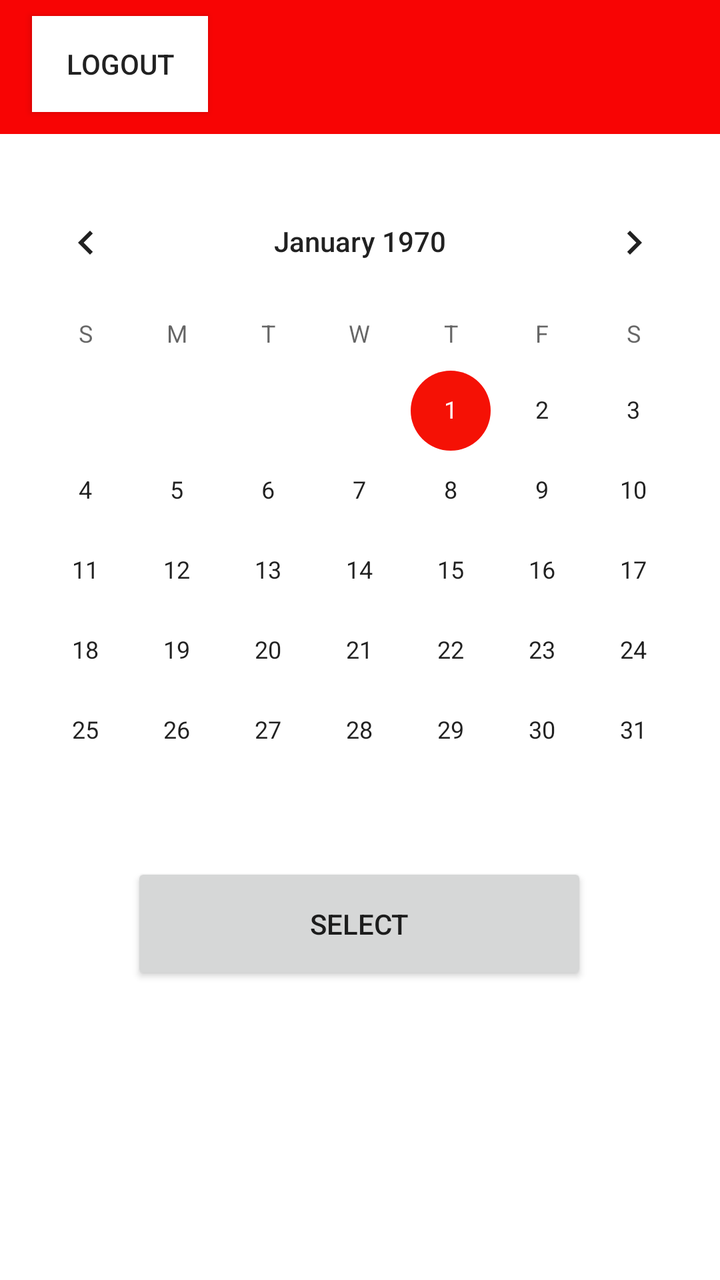
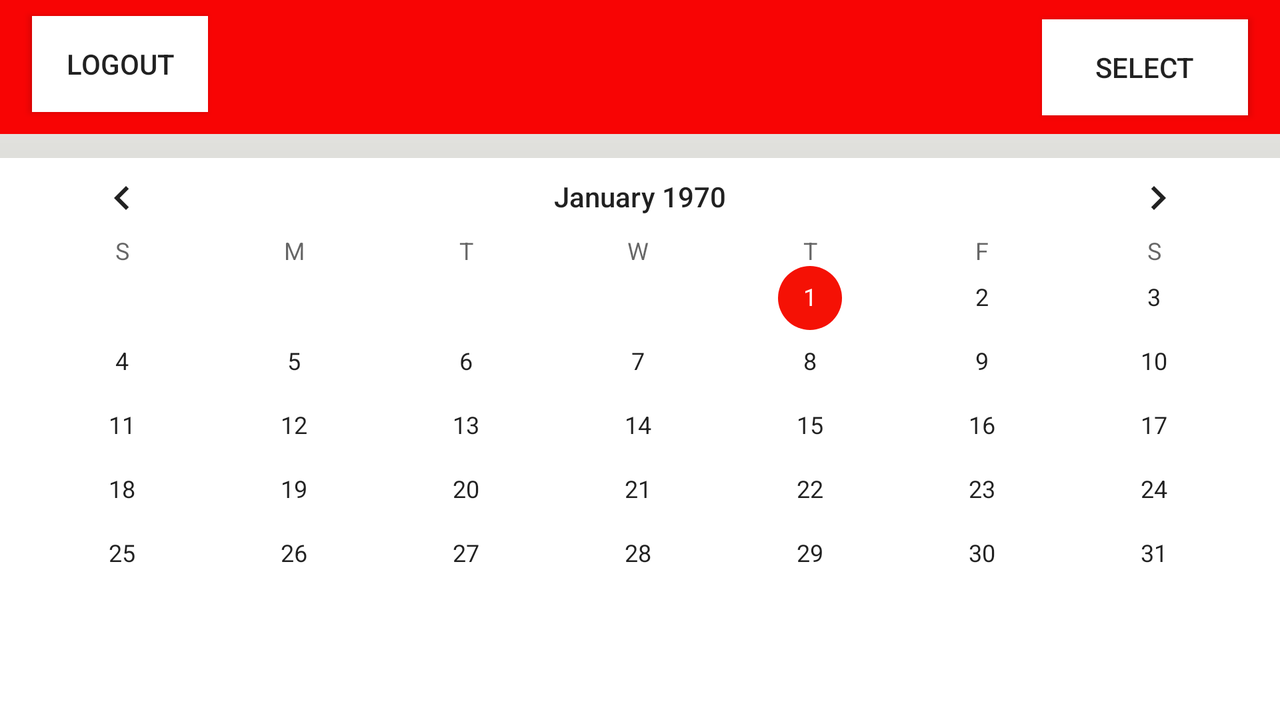

First picture: res/layout/ on a phone held upright. Second picture: the repository's own variant of that layout, on a device whose configuration matches the variant's folder. Source for both follows.
<!-- AndroidManifest.xml: application theme AppTheme -->
<!-- res/layout/activity_home.xml -->
<?xml version="1.0" encoding="utf-8"?>
<androidx.constraintlayout.widget.ConstraintLayout xmlns:android="http://schemas.android.com/apk/res/android"
    xmlns:app="http://schemas.android.com/apk/res-auto"
    xmlns:tools="http://schemas.android.com/tools"
    android:layout_width="match_parent"
    android:layout_height="match_parent"
    android:background="@color/White"
    tools:context=".HomeActivity">

    <Button
        android:id="@+id/logout"
        android:layout_width="wrap_content"
        android:layout_height="wrap_content"
        android:layout_marginStart="16dp"
        android:layout_marginLeft="16dp"
        android:layout_marginTop="8dp"
        android:background="@color/White"
        android:onClick="Logout"
        android:text="Logout"
        app:layout_constraintBottom_toBottomOf="@+id/toolbar"
        app:layout_constraintStart_toStartOf="parent"
        app:layout_constraintTop_toTopOf="@+id/toolbar"
        app:layout_constraintVertical_bias="0.0" />

    <Button
        android:id="@+id/select"
        android:layout_width="228dp"
        android:layout_height="61dp"
        android:layout_marginStart="16dp"
        android:layout_marginLeft="16dp"
        android:layout_marginTop="20dp"
        android:layout_marginEnd="16dp"
        android:layout_marginRight="16dp"
        android:layout_marginBottom="16dp"
        android:onClick="SelectDate"
        android:text="Select"
        app:layout_constraintBottom_toBottomOf="parent"
        app:layout_constraintEnd_toEndOf="parent"
        app:layout_constraintHorizontal_bias="0.496"
        app:layout_constraintStart_toStartOf="parent"
        app:layout_constraintTop_toBottomOf="@+id/calendarView"
        app:layout_constraintVertical_bias="0.0" />

    <androidx.appcompat.widget.Toolbar
        android:id="@+id/toolbar"
        android:layout_width="0dp"
        android:layout_height="67dp"
        android:background="?attr/colorPrimary"
        android:minHeight="?attr/actionBarSize"
        android:theme="?attr/actionBarTheme"
        app:layout_constraintEnd_toEndOf="parent"
        app:layout_constraintHorizontal_bias="0.0"
        app:layout_constraintStart_toStartOf="parent"
        app:layout_constraintTop_toTopOf="parent" />

    <CalendarView
        android:id="@+id/calendarView"
        android:layout_width="0dp"
        android:layout_height="324dp"
        android:layout_marginTop="12dp"
        android:layout_marginBottom="8dp"
        android:focusedMonthDateColor="@color/colorPrimary"
        android:scrollbarThumbHorizontal="@color/colorPrimary"
        android:scrollbarThumbVertical="@color/colorPrimary"
        android:scrollbarTrackVertical="@color/colorPrimary"
        android:selectedDateVerticalBar="@color/colorPrimary"
        android:selectedWeekBackgroundColor="@color/colorPrimary"
        android:unfocusedMonthDateColor="@color/colorPrimary"
        android:weekNumberColor="@color/colorPrimary"
        android:weekSeparatorLineColor="@color/colorPrimary"
        app:layout_constraintBottom_toBottomOf="parent"
        app:layout_constraintEnd_toEndOf="parent"
        app:layout_constraintHorizontal_bias="0.0"
        app:layout_constraintStart_toStartOf="parent"
        app:layout_constraintTop_toBottomOf="@+id/toolbar"
        app:layout_constraintVertical_bias="0.037" />
</androidx.constraintlayout.widget.ConstraintLayout>
<!-- resources referenced by this layout -->
<resources>
  <color name="White">#FFFFFF</color>
  <color name="colorPrimary">#F80404</color>
  <style name="AppTheme" parent="Theme.AppCompat.Light.NoActionBar">
          
          <item name="colorPrimary">@color/colorPrimary</item>
          <item name="colorPrimaryDark">@color/colorPrimaryDark</item>
          <item name="colorAccent">@color/colorAccent</item>
          <item name="android:statusBarColor" tools:targetApi="lollipop">@color/colorPrimary</item>
      </style>
  <color name="colorPrimaryDark">#00574B</color>
  <color name="colorAccent">#F51105</color>
</resources>
<!-- res/layout-land/activity_home.xml (the repository's variant of the layout above) -->
<!-- drawn on the phone turned sideways -->
<?xml version="1.0" encoding="utf-8"?>
<androidx.constraintlayout.widget.ConstraintLayout xmlns:android="http://schemas.android.com/apk/res/android"
    xmlns:app="http://schemas.android.com/apk/res-auto"
    xmlns:tools="http://schemas.android.com/tools"
    android:layout_width="match_parent"
    android:layout_height="match_parent"
    android:background="@drawable/gradient"
    tools:context=".HomeActivity">

    <Button
        android:id="@+id/logout"
        android:layout_width="wrap_content"
        android:layout_height="wrap_content"
        android:layout_marginStart="16dp"
        android:layout_marginLeft="16dp"
        android:layout_marginTop="8dp"
        android:background="@color/White"
        android:onClick="Logout"
        android:text="Logout"
        app:layout_constraintBottom_toBottomOf="@+id/toolbar"
        app:layout_constraintStart_toStartOf="parent"
        app:layout_constraintTop_toTopOf="@+id/toolbar"
        app:layout_constraintVertical_bias="0.0" />

    <Button
        android:id="@+id/select"
        android:layout_width="103dp"
        android:layout_height="48dp"
        android:layout_marginEnd="16dp"
        android:layout_marginRight="16dp"
        android:background="@color/White"
        android:onClick="SelectDate"
        android:text="Select"
        app:layout_constraintBottom_toBottomOf="@+id/toolbar"
        app:layout_constraintEnd_toEndOf="parent"
        app:layout_constraintTop_toTopOf="@+id/toolbar" />

    <androidx.appcompat.widget.Toolbar
        android:id="@+id/toolbar"
        android:layout_width="0dp"
        android:layout_height="67dp"
        android:background="?attr/colorPrimary"
        android:minHeight="?attr/actionBarSize"
        android:theme="?attr/actionBarTheme"
        app:layout_constraintEnd_toEndOf="parent"
        app:layout_constraintHorizontal_bias="0.0"
        app:layout_constraintStart_toStartOf="parent"
        app:layout_constraintTop_toTopOf="parent" />

    <CalendarView
        android:id="@+id/calendarView"
        android:layout_width="0dp"
        android:layout_height="324dp"
        android:layout_marginTop="12dp"
        android:layout_marginBottom="8dp"
        android:background="@color/White"
        android:selectedWeekBackgroundColor="@color/colorAccent"
        app:layout_constraintBottom_toBottomOf="parent"
        app:layout_constraintEnd_toEndOf="parent"
        app:layout_constraintHorizontal_bias="1.0"
        app:layout_constraintStart_toStartOf="parent"
        app:layout_constraintTop_toBottomOf="@+id/toolbar"
        app:layout_constraintVertical_bias="0.0" />
</androidx.constraintlayout.widget.ConstraintLayout>
<!-- resources referenced by the variant -->
<!-- as the phone turned sideways resolves them -->
<resources>
  <color name="White">#FFFFFF</color>
  <color name="colorAccent">#F51105</color>
  <!-- drawable gradient (drawable) -->
  <?xml version="1.0" encoding="utf-8"?>
  <shape xmlns:android="http://schemas.android.com/apk/res/android"
      android:shape="rectangle">
      <gradient
          android:startColor="#8e8e8e"
          android:endColor="#f5f5f0"
          android:angle="90"/>
  </shape>
  <style name="AppTheme" parent="Theme.AppCompat.Light.NoActionBar">
          
          <item name="colorPrimary">@color/colorPrimary</item>
          <item name="colorPrimaryDark">@color/colorPrimaryDark</item>
          <item name="colorAccent">@color/colorAccent</item>
          <item name="android:statusBarColor" tools:targetApi="lollipop">@color/colorPrimary</item>
      </style>
  <color name="colorPrimary">#F80404</color>
  <color name="colorPrimaryDark">#00574B</color>
</resources>
